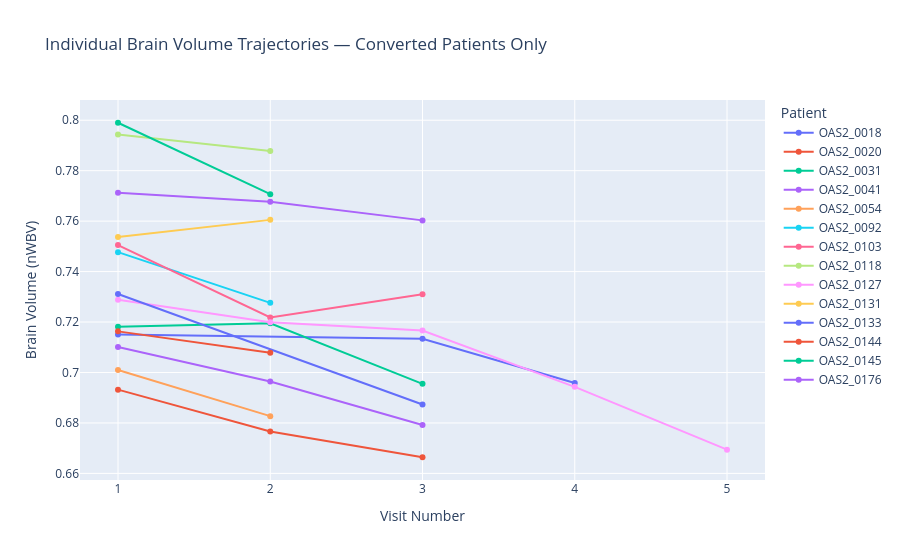

The cell this chart's notebook holds for it:
### Code cell
# chart 7 — individual converted patient brain volume trajectories
fig7 = px.line(
    q10,
    x='visit',
    y='brain_volume',
    color='patient_id',
    markers=True,
    title='Individual Brain Volume Trajectories — Converted Patients Only',
    labels={
        'visit': 'Visit Number',
        'brain_volume': 'Brain Volume (nWBV)',
        'patient_id': 'Patient'
    }
)

fig7.update_layout(
    xaxis=dict(tickmode='linear', tick0=1, dtick=1),
    showlegend=True
)

fig7.show()

### Figure 1 — Plotly figure (JSON) as saved in the notebook; plotly's stock layout.template omitted (floating-point values rounded to 4 significant figures)
{"data": [{"hovertemplate": "Patient=OAS2_0018<br>Visit Number=%{x}<br>Brain Volume (nWBV)=%{y}<extra></extra>", "legendgroup": "OAS2_0018", "line": {"color": "#636efa", "dash": "solid"}, "marker": {"symbol": "circle"}, "mode": "lines+markers", "name": "OAS2_0018", "orientation": "v", "showlegend": true, "type": "scatter", "x": [1, 3, 4], "xaxis": "x", "y": [0.7151, 0.7134, 0.6958], "yaxis": "y"}, {"hovertemplate": "Patient=OAS2_0020<br>Visit Number=%{x}<br>Brain Volume (nWBV)=%{y}<extra></extra>", "legendgroup": "OAS2_0020", "line": {"color": "#EF553B", "dash": "solid"}, "marker": {"symbol": "circle"}, "mode": "lines+markers", "name": "OAS2_0020", "orientation": "v", "showlegend": true, "type": "scatter", "x": [1, 2, 3], "xaxis": "x", "y": [0.6932, 0.6766, 0.6664], "yaxis": "y"}, {"hovertemplate": "Patient=OAS2_0031<br>Visit Number=%{x}<br>Brain Volume (nWBV)=%{y}<extra></extra>", "legendgroup": "OAS2_0031", "line": {"color": "#00cc96", "dash": "solid"}, "marker": {"symbol": "circle"}, "mode": "lines+markers", "name": "OAS2_0031", "orientation": "v", "showlegend": true, "type": "scatter", "x": [1, 2, 3], "xaxis": "x", "y": [0.7181, 0.7195, 0.6955], "yaxis": "y"}, {"hovertemplate": "Patient=OAS2_0041<br>Visit Number=%{x}<br>Brain Volume (nWBV)=%{y}<extra></extra>", "legendgroup": "OAS2_0041", "line": {"color": "#ab63fa", "dash": "solid"}, "marker": {"symbol": "circle"}, "mode": "lines+markers", "name": "OAS2_0041", "orientation": "v", "showlegend": true, "type": "scatter", "x": [1, 2, 3], "xaxis": "x", "y": [0.7713, 0.7677, 0.7603], "yaxis": "y"}, {"hovertemplate": "Patient=OAS2_0054<br>Visit Number=%{x}<br>Brain Volume (nWBV)=%{y}<extra></extra>", "legendgroup": "OAS2_0054", "line": {"color": "#FFA15A", "dash": "solid"}, "marker": {"symbol": "circle"}, "mode": "lines+markers", "name": "OAS2_0054", "orientation": "v", "showlegend": true, "type": "scatter", "x": [1, 2], "xaxis": "x", "y": [0.701, 0.6827], "yaxis": "y"}, {"hovertemplate": "Patient=OAS2_0092<br>Visit Number=%{x}<br>Brain Volume (nWBV)=%{y}<extra></extra>", "legendgroup": "OAS2_0092", "line": {"color": "#19d3f3", "dash": "solid"}, "marker": {"symbol": "circle"}, "mode": "lines+markers", "name": "OAS2_0092", "orientation": "v", "showlegend": true, "type": "scatter", "x": [1, 2], "xaxis": "x", "y": [0.7477, 0.7276], "yaxis": "y"}, {"hovertemplate": "Patient=OAS2_0103<br>Visit Number=%{x}<br>Brain Volume (nWBV)=%{y}<extra></extra>", "legendgroup": "OAS2_0103", "line": {"color": "#FF6692", "dash": "solid"}, "marker": {"symbol": "circle"}, "mode": "lines+markers", "name": "OAS2_0103", "orientation": "v", "showlegend": true, "type": "scatter", "x": [1, 2, 3], "xaxis": "x", "y": [0.7505, 0.7218, 0.731], "yaxis": "y"}, {"hovertemplate": "Patient=OAS2_0118<br>Visit Number=%{x}<br>Brain Volume (nWBV)=%{y}<extra></extra>", "legendgroup": "OAS2_0118", "line": {"color": "#B6E880", "dash": "solid"}, "marker": {"symbol": "circle"}, "mode": "lines+markers", "name": "OAS2_0118", "orientation": "v", "showlegend": true, "type": "scatter", "x": [1, 2], "xaxis": "x", "y": [0.7943, 0.7878], "yaxis": "y"}, {"hovertemplate": "Patient=OAS2_0127<br>Visit Number=%{x}<br>Brain Volume (nWBV)=%{y}<extra></extra>", "legendgroup": "OAS2_0127", "line": {"color": "#FF97FF", "dash": "solid"}, "marker": {"symbol": "circle"}, "mode": "lines+markers", "name": "OAS2_0127", "orientation": "v", "showlegend": true, "type": "scatter", "x": [1, 2, 3, 4, 5], "xaxis": "x", "y": [0.7288, 0.7199, 0.7166, 0.6943, 0.6694], "yaxis": "y"}, {"hovertemplate": "Patient=OAS2_0131<br>Visit Number=%{x}<br>Brain Volume (nWBV)=%{y}<extra></extra>", "legendgroup": "OAS2_0131", "line": {"color": "#FECB52", "dash": "solid"}, "marker": {"symbol": "circle"}, "mode": "lines+markers", "name": "OAS2_0131", "orientation": "v", "showlegend": true, "type": "scatter", "x": [1, 2], "xaxis": "x", "y": [0.7537, 0.7605], "yaxis": "y"}, {"hovertemplate": "Patient=OAS2_0133<br>Visit Number=%{x}<br>Brain Volume (nWBV)=%{y}<extra></extra>", "legendgroup": "OAS2_0133", "line": {"color": "#636efa", "dash": "solid"}, "marker": {"symbol": "circle"}, "mode": "lines+markers", "name": "OAS2_0133", "orientation": "v", "showlegend": true, "type": "scatter", "x": [1, 3], "xaxis": "x", "y": [0.7311, 0.6873], "yaxis": "y"}, {"hovertemplate": "Patient=OAS2_0144<br>Visit Number=%{x}<br>Brain Volume (nWBV)=%{y}<extra></extra>", "legendgroup": "OAS2_0144", "line": {"color": "#EF553B", "dash": "solid"}, "marker": {"symbol": "circle"}, "mode": "lines+markers", "name": "OAS2_0144", "orientation": "v", "showlegend": true, "type": "scatter", "x": [1, 2], "xaxis": "x", "y": [0.7163, 0.7078], "yaxis": "y"}, {"hovertemplate": "Patient=OAS2_0145<br>Visit Number=%{x}<br>Brain Volume (nWBV)=%{y}<extra></extra>", "legendgroup": "OAS2_0145", "line": {"color": "#00cc96", "dash": "solid"}, "marker": {"symbol": "circle"}, "mode": "lines+markers", "name": "OAS2_0145", "orientation": "v", "showlegend": true, "type": "scatter", "x": [1, 2], "xaxis": "x", "y": [0.799, 0.7707], "yaxis": "y"}, {"hovertemplate": "Patient=OAS2_0176<br>Visit Number=%{x}<br>Brain Volume (nWBV)=%{y}<extra></extra>", "legendgroup": "OAS2_0176", "line": {"color": "#ab63fa", "dash": "solid"}, "marker": {"symbol": "circle"}, "mode": "lines+markers", "name": "OAS2_0176", "orientation": "v", "showlegend": true, "type": "scatter", "x": [1, 2, 3], "xaxis": "x", "y": [0.7101, 0.6964, 0.6792], "yaxis": "y"}], "layout": {"legend": {"title": {"text": "Patient"}, "tracegroupgap": 0}, "showlegend": true, "title": {"text": "Individual Brain Volume Trajectories — Converted Patients Only"}, "xaxis": {"anchor": "y", "domain": [0, 1], "dtick": 1, "tick0": 1, "tickmode": "linear", "title": {"text": "Visit Number"}}, "yaxis": {"anchor": "x", "domain": [0, 1], "title": {"text": "Brain Volume (nWBV)"}}}}
